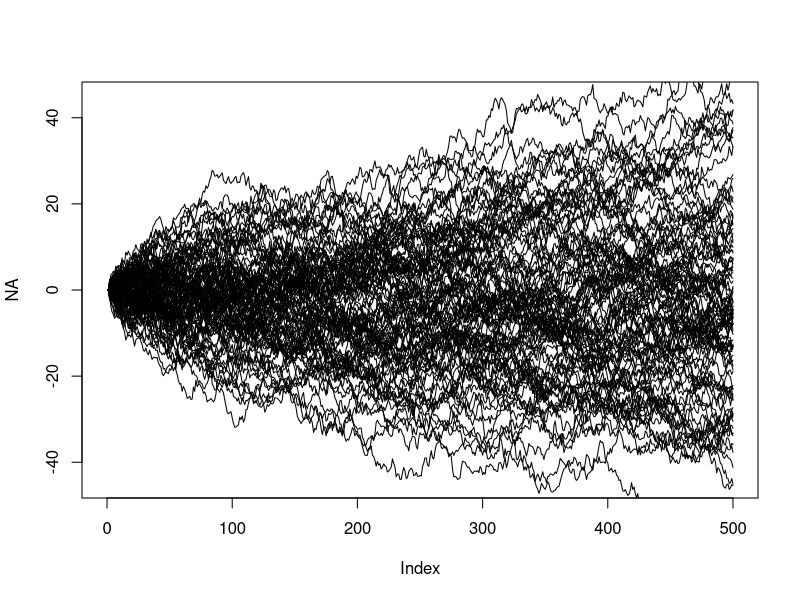
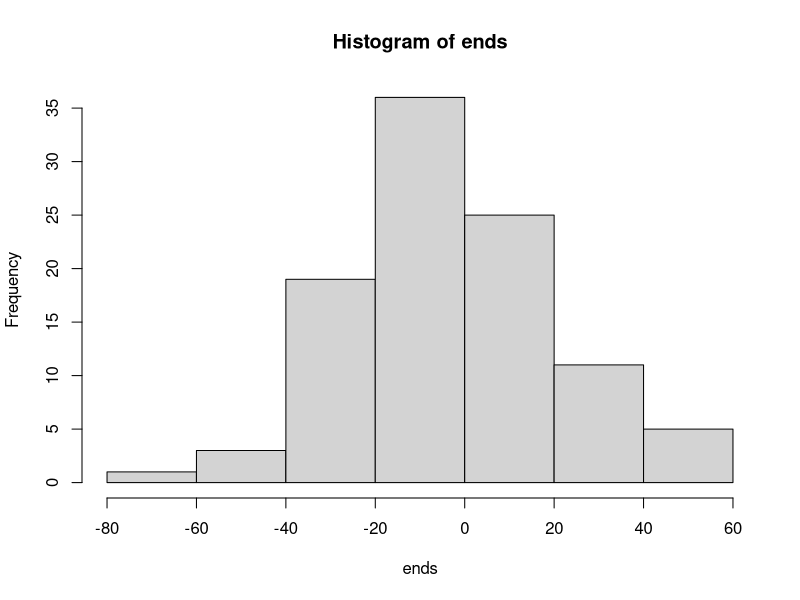
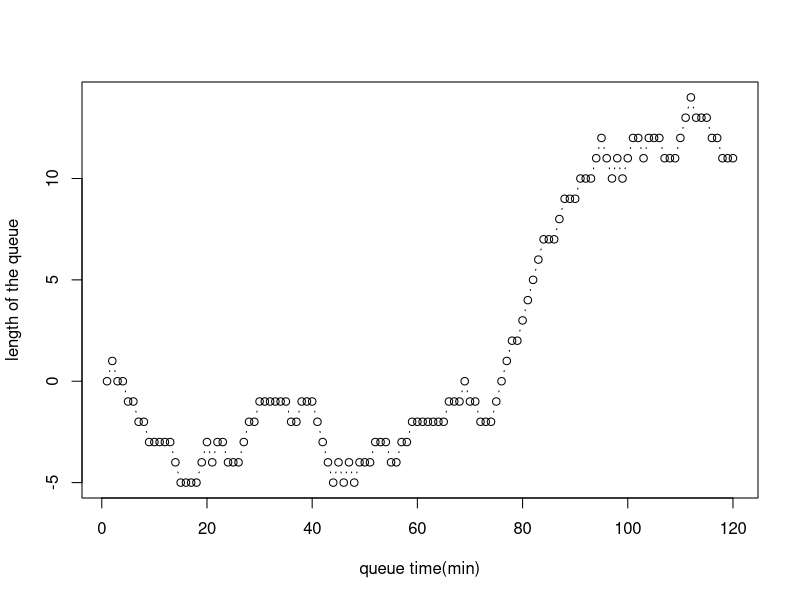

Recreate these plots in R, in order.
#Exercise: Random walk
randomWalk = function(N, tmax) {
  x = rep(0,tmax)
  #get an empty plot to start with
  plot(NA, type='n', xlim=c(0,tmax), ylim=c(-2*sqrt(tmax), 2*sqrt(tmax)))
  ends = rep(0, N) #record the endpoints
  for (iter in 1:N) {
    for (i in 1:(tmax-1)) {
      x[i+1] = x[i] + rnorm(1)
    }
    ends[iter] = x[tmax]
    #ploting the random walks
    lines(1:tmax, x, col='black')
  }
  #plot the endpoint of all random walks as a histogram
  hist(ends)
}

randomWalk(100, 500) #the tmax will affect the mean of the endpoint

#Exercise: A queue
runQ = function(Pin, Pout, T_queue) {
  #create the in and out vectors
  in_vec = c(0, 1)
  out_vec = c(-1, 0)
  #create an empty queue
  queue_len = rep(0, T_queue)
  for (t in 1:(T_queue-1)) {
    #sampling with probability
    q_num = sample(in_vec, 1, prob = c(1-Pin, Pin)) + sample(out_vec, 1, prob = c(Pout, 1-Pout))
    queue_len[t+1] = queue_len[t] + q_num
  }
  #plot the length of the queue over time
  plot(1:T_queue, queue_len, type = 'b',
       xlab = 'queue time(min)',
       ylab = 'length of the queue')
}

runQ(Pin=0.6, Pout=0.4, T_queue=120)

#Exercise: The Moran Process
runMoran = function(s, tmax) {
  #create the start population with only single copy of A
  pop = rep("B", s-1)
  pop[s] = "A"
  for (iter in 1:tmax) {
    num_vec = seq(1, s)
    i = sample(num_vec, 1)
    j = sample(num_vec[-i], 1)
    pop[i] = pop[j] #replace the individual with other copy
  }
  return(length(pop[pop=="A"])) #return the final number of A
}
runMoran(10, 20)

Pfixation = function(s, repeats) {
  n = 1 #to record the times for reaching the fixation
  repeat {
    fix_num = runMoran(s, repeats)
    if (fix_num == 6) {
      break
    }
    n = n+1
  }
  out_p = 1/n
  return(out_p)
}
Pfixation(10,100)

#correct
Pfixation <- function(N,repeats){
  tmax <- 10000
  count <- 0
  for (i in 1:repeats){
    Acount <- runMoran(N,tmax)
    #Count the number of fixations
    if (Acount==N){
      count <- count+1
    }
  }
  return(count/repeats)
}

runMoran2 = function(s, tmax) {
  #create the start population with only single copy of A
  pop = rep("B", s-1)
  pop[s] = "A"
  num_vec = seq(1, s)
  weight_vec = c(rep(1,s-1), 1+s)
  #create a dataframe to contain all the information and their changes
  dat = data.frame(pop, weight_vec)
  for (iter in 1:tmax) {
    i = sample(num_vec, 1)
    j = sample(num_vec[-i], 1, prob = dat$weight_vec[-i])
    dat$pop[i] = dat$pop[j] #replace the individual with other copy
    dat$weight_vec[i] = dat$weight_vec[j]
  }
  return(length(dat$pop[dat$pop=="A"])) #return the final number of A
}
runMoran2(10,50)
